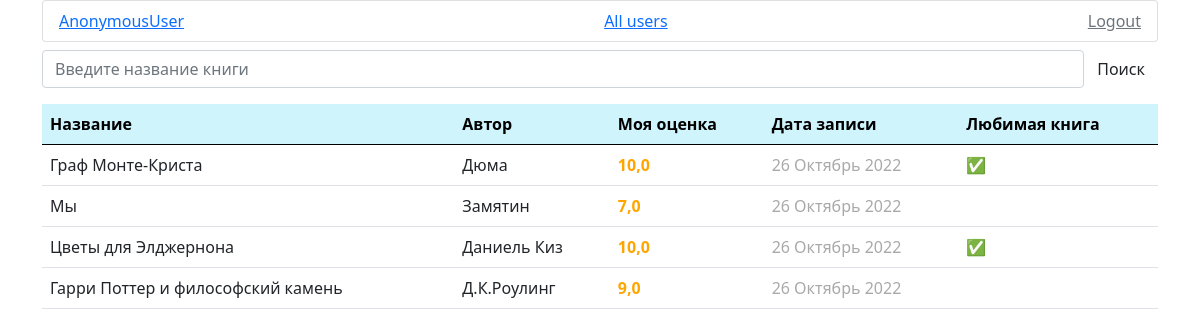
Before: /user_profile/1 with the older database file.
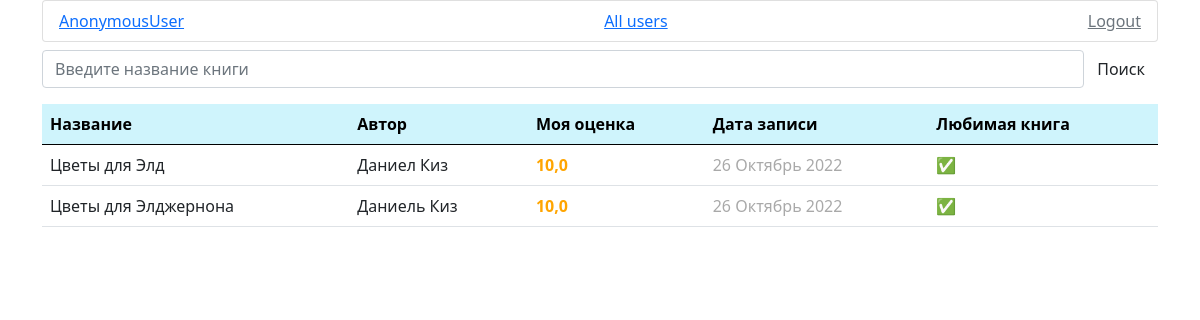
After: the same page with the newer database file.
### book/models.py (models this page shows, shortened)
class Book(models.Model):
    user = models.ForeignKey(User, on_delete=models.CASCADE, verbose_name='Пользователь')
    title = models.CharField(max_length=255, verbose_name='Название книги')
    author = models.CharField(max_length=100, verbose_name='Автор книги')
    description = models.CharField(max_length=255, verbose_name='Описание книги', null=True, blank=True)
    category = models.CharField(max_length=50, choices=Category.choices, verbose_name='Категория', default='artistic')
    photo = models.ImageField(upload_to='photos/%Y/%m/%d/', verbose_name='Обложка', blank=True, null=True)
    review = models.TextField(blank=True, null=True, verbose_name='Рецензия')
    rating = models.FloatField(validators=[MinValueValidator(0.0), MaxValueValidator(10.0)],
                               verbose_name='Оценка')
    time_create = models.DateTimeField(auto_now_add=True, verbose_name='Время создание')
    time_update = models.DateTimeField(auto_now=True, verbose_name='Время обновления')
    favorite = models.BooleanField(default=False, verbose_name='Любимая книга')
    class Meta:
        verbose_name = 'Книга'
        verbose_name_plural = 'Книги'

### book/views.py (the view)
# urls.py: path('user_profile/<int:user_id>', OtherProfile.as_view(), name='user_profile'),
class OtherProfile(ListView):
    model = Book
    template_name = 'book/other_user_profile.html'
    context_object_name = 'books'
    def get_queryset(self):
        return Book.objects.filter(user_id=self.kwargs['user_id'])
    def get_context_data(self, *, object_list=None, **kwargs):
        context = super().get_context_data()
        context['user_id'] = self.kwargs['user_id']
        return context

### templates/book/other_user_profile.html (shortened to what this page needs)
{% extends 'book/base.html' %}
{% block content %}
    <form action="{% url 'profile:search' %}" method="get" class="d-flex editContent mb-3">
    <input type="search" name="search" class="form-control" placeholder="Введите название книги">
    <button class="btn" type="submit">Поиск</button>
    </form>
    <table class="table table-hover">
    <thead class="table-info">
        <th class="col">Название</th>
        <th class="col">Автор</th>
        <th class="col">Моя оценка</th>
        <th class="col">Дата записи</th>
        <th class="col">Любимая книга</th>
    </thead>
    <tbody>
    {% for book in books %}
        <tr>
            <td>{{ book.title }}</td>
            <td>{{ book.author }}</td>
            <td style="color: orange; font-weight: bold">{{ book.rating }}</td>
            <td style="color: darkgray">{{ book.time_create | date:'d F Y'}}</td>
            {% if book.favorite %}
            <td>&#9989;</td>
            {% else %}
            <td></td>
            {% endif %}
        </tr>
    {% endfor %}
    </tbody>
    </table>
{% endblock %}

Changed rows visible on the page:
removed Book: title "Граф Монте-Криста", author "Дюма", rating "10,0", time_create "26 Октябрь 2022"
removed Book: title "Мы", author "Замятин", rating "7,0", time_create "26 Октябрь 2022", favorite False (drawn)
removed Book: title "Гарри Поттер и философский камень", author "Д.К.Роулинг", rating "9,0", time_create "26 Октябрь 2022", favorite False (drawn)
added Book: title "Цветы для Элд", author "Даниел Киз", rating "10,0", time_create "26 Октябрь 2022"
